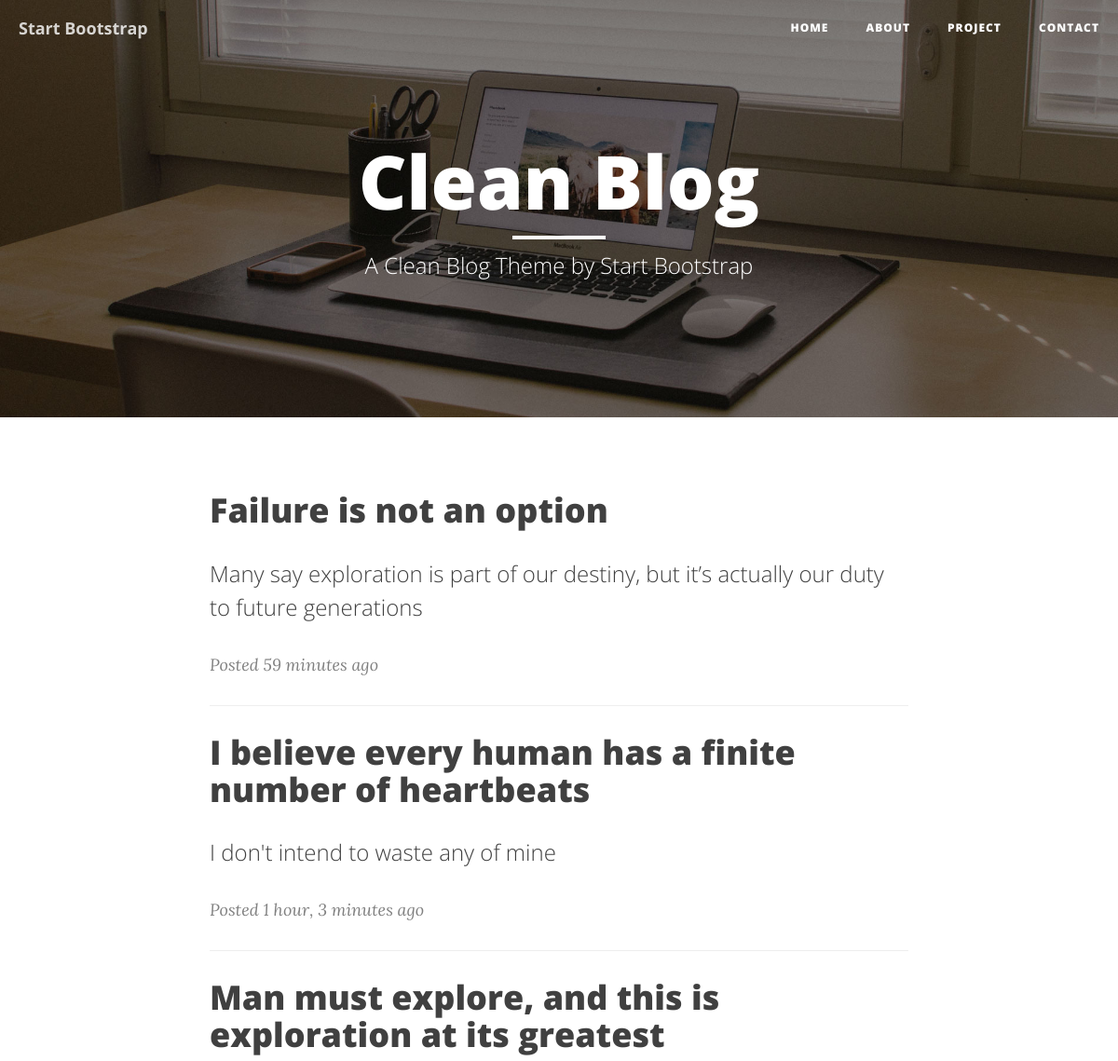
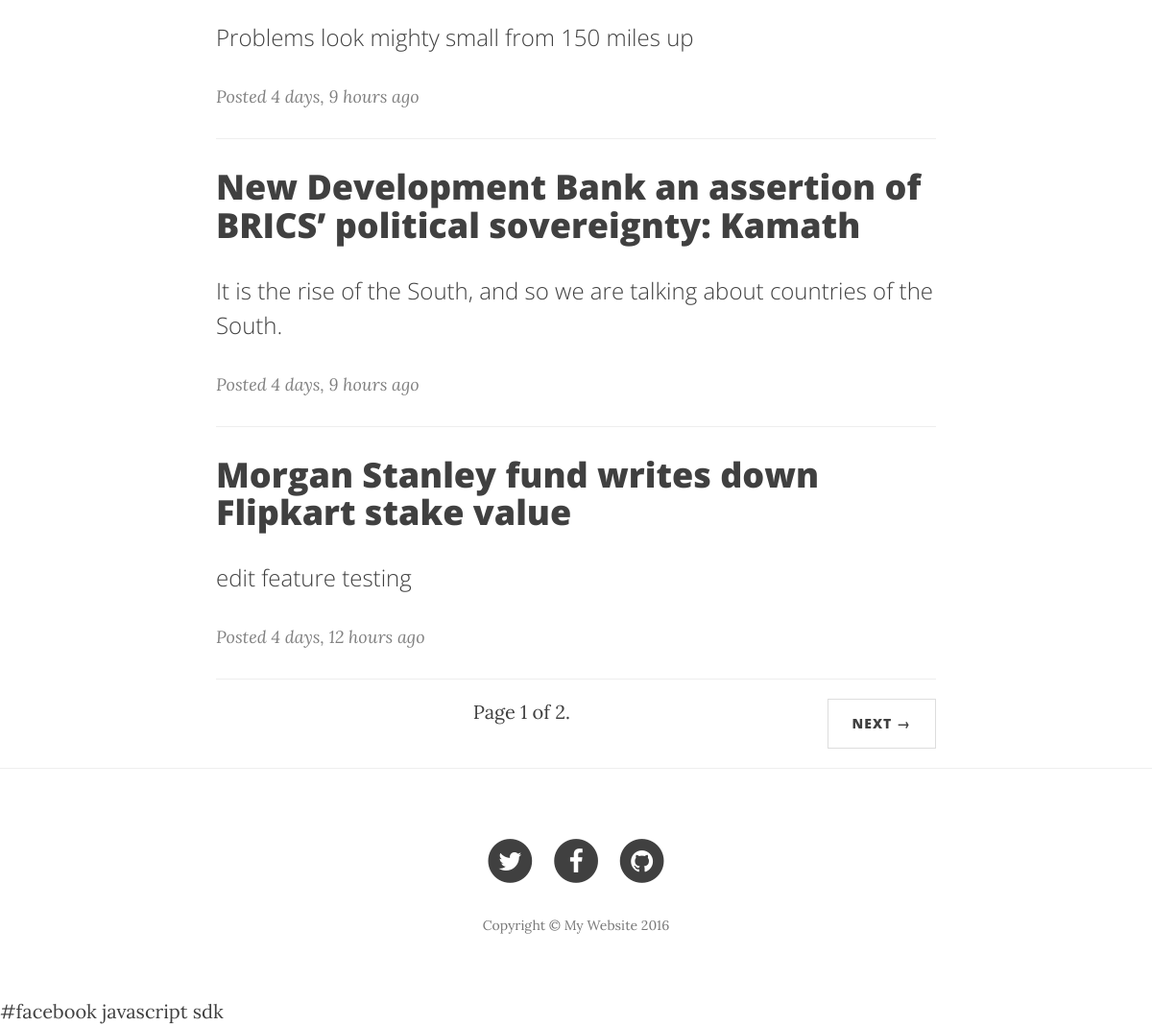
The page / on the database its author committed (2 pictures, top to bottom).
### blog/models.py (models this page shows, shortened)
class Post(models.Model):
    title = models.CharField(max_length = 80)
    subtitle = models.CharField(max_length = 150)
    slug = models.SlugField(unique= True)
    content = models.TextField()
    timestamp = models.DateTimeField(auto_now = False, auto_now_add = True)
    updated = models.DateTimeField(auto_now = True, auto_now_add = False)
    def get_absolute_url(self):
        return reverse("blog:detail", kwargs={"slug": self.slug})
    class Meta:
        ordering = ["-timestamp", "-updated"]

### blog/views.py (the view)
# urls.py: url(r'^$', views.home, name = "list"),
def home(request):
    query_set = Post.objects.all()
    paginator = Paginator(query_set, 5)
    page_request_var = "page"
    page = request.GET.get(page_request_var)
    try:
        query = paginator.page(page)
    except PageNotAnInteger:
        query = paginator.page(1)
    except EmptyPage:
        query = paginator.page(paginator.num_pages)
    context = {
        'object_list': query,
        'page_request_var': page_request_var,
    }
    return render(request, "home.html",context)

### templates/home.html (shortened to what this page needs)
{% extends 'base.html' %}
{% load staticfiles %}
{% block page-header %}
    <header class="intro-header" style="background-image: url({% static "img/home-bg.jpg" %})">
        <div class="container">
            <div class="row">
                <div class="col-lg-8 col-lg-offset-2 col-md-10 col-md-offset-1">
                    <div class="site-heading">
                        <h1> Clean Blog  </h1>
                        <hr class="small">
                        <span class="subheading">A Clean Blog Theme by Start Bootstrap</span>
                    </div>
                </div>
            </div>
        </div>
    </header>
{% endblock page-header %}
{% block content %}
<div class="container">
    <div class="row">
        <div class="col-lg-8 col-lg-offset-2 col-md-10 col-md-offset-1">
            {% for obj in object_list %}
                <div class="post-preview">
                    <a href="{{ obj.get_absolute_url }}">
                    <h2 class="post-title">
                        {{obj.title}}
                    </h2>
                    <h3 class="post-subtitle">
                        {{ obj.subtitle | linebreaks }}
                    </h3>
                    </a>
                    <p class="post-meta">Posted {{obj.timestamp|timesince }} ago</p>
                </div>
                <hr>
            {% endfor %}
            <div class="pager">
                <li class="current">
                    Page {{ object_list.number }} of {{ object_list.paginator.num_pages }}.
                </li>
                <li class="next">
                    {% if object_list.has_next %}
                     <a href="?{{page_request_var}}={{ object_list.next_page_number }}"> Next &rarr; </a>
                    {% endif %}
                </li>
            </div>
        </div>
    </div>
</div>
{% endblock content %}

### templates/base.html (shortened to what this page needs)
{% load staticfiles %}
<!DOCTYPE html>
<html lang="en">
<head>
    <link rel="stylesheet" href="{% static "css/bootstrap.min.css" %}" >
    <link rel="stylesheet" href="{% static "css/clean-blog.min.css" %}" >
    <link href="http://maxcdn.bootstrapcdn.com/font-awesome/4.1.0/css/font-awesome.min.css" rel="stylesheet" type="text/css">
</head>
<body>
    <nav class="navbar navbar-default navbar-custom navbar-fixed-top">
        <div class="container-fluid">
            <div class="navbar-header page-scroll">
                <a class="navbar-brand" href="/"><b>Start Bootstrap</b></a>
            </div>
            <div class="collapse navbar-collapse" id="bs-example-navbar-collapse-1">
                <ul class="nav navbar-nav navbar-right">
                    <li>
                        <a href="/">Home</a>
                    </li>
                    <li>
                        <a href="/about">About</a>
                    </li>
                    <li>
                        <a href="https://github.com/vishal1796" target="_blank">Project</a>
                    </li>
                    <li>
                        <a href="contact.html">Contact</a>
                    </li>
                </ul>
            </div>
        </div>
    </nav>
    <div>
    {% block page-header %} {% endblock page-header %}
    </div>
    <div>
    {% block content %} {% endblock content %}
    </div>
    <hr>
    <footer>
        <div class="container">
            <div class="row">
                <div class="col-lg-8 col-lg-offset-2 col-md-10 col-md-offset-1">
                    <ul class="list-inline text-center">
                        <li>
                            <a href="#">
                                <span class="fa-stack fa-lg">
                                    <i class="fa fa-circle fa-stack-2x"></i>
                                    <i class="fa fa-twitter fa-stack-1x fa-inverse"></i>
                                </span>
                            </a>
                        </li>
                        <li>
                            <a href="#">
                                <span class="fa-stack fa-lg">
                                    <i class="fa fa-circle fa-stack-2x"></i>
                                    <i class="fa fa-facebook fa-stack-1x fa-inverse"></i>
                                </span>
                            </a>
                        </li>
                        <li>
                            <a href="https://github.com/vishal1796" target="_blank">
                                <span class="fa-stack fa-lg">
                                    <i class="fa fa-circle fa-stack-2x"></i>
                                    <i class="fa fa-github fa-stack-1x fa-inverse"></i>
                                </span>
                            </a>
                        </li>
                    </ul>
                    <p class="copyright text-muted">Copyright &copy; My Website 2016</p>
                </div>
            </div>
        </div>
    </footer>
    <div id="fb-root"></div>              #facebook javascript sdk
</body>
</html>

### rows shown on the page
Post: title "Failure is not an option", subtitle "Many say exploration is part of our destiny, but it’s actually our duty to future generations", timestamp "59 minutes"
Post: title "I believe every human has a finite number of heartbeats", subtitle "I don't intend to waste any of mine", timestamp "1 hour, 3 minutes"
Post: title "Man must explore, and this is exploration at its greatest", subtitle "Problems look mighty small from 150 miles up", timestamp "4 days, 9 hours"
Post: title "New Development Bank an assertion of BRICS’ political sovereignty: Kamath", subtitle "It is the rise of the South, and so we are talking about countries of the South.", timestamp "4 days, 9 hours"
Post: title "Morgan Stanley fund writes down Flipkart stake value", subtitle "edit feature testing", timestamp "4 days, 12 hours"

### other values the page prints
{{ object_list.number }} "1"
{{ object_list.paginator.num_pages }} "2"
